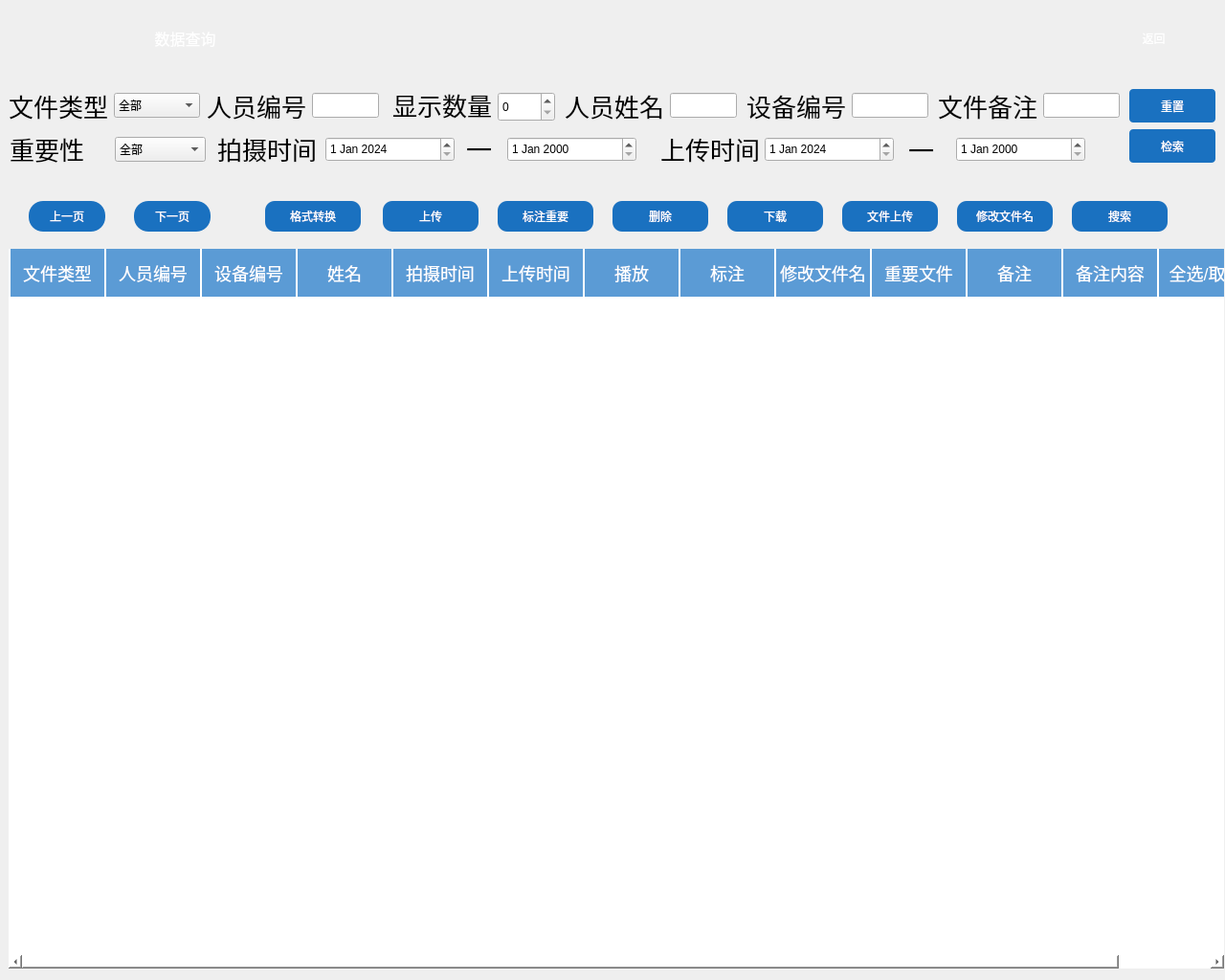
<?xml version="1.0" encoding="UTF-8"?>
<ui version="4.0">
 <class>SearchByType</class>
 <widget class="QDialog" name="SearchByType">
  <property name="geometry">
   <rect>
    <x>0</x>
    <y>0</y>
    <width>1280</width>
    <height>1024</height>
   </rect>
  </property>
  <property name="windowTitle">
   <string>Dialog</string>
  </property>
  <property name="styleSheet">
   <string notr="true">QDialog{
background-image: url(:/image/Dataquery8303.png);
}</string>
  </property>
  <widget class="QDateEdit" name="dateEditstart">
   <property name="geometry">
    <rect>
     <x>799</x>
     <y>143</y>
     <width>135</width>
     <height>26</height>
    </rect>
   </property>
   <property name="sizePolicy">
    <sizepolicy hsizetype="Preferred" vsizetype="Fixed">
     <horstretch>0</horstretch>
     <verstretch>0</verstretch>
    </sizepolicy>
   </property>
   <property name="dateTime">
    <datetime>
     <hour>0</hour>
     <minute>0</minute>
     <second>0</second>
     <year>2024</year>
     <month>1</month>
     <day>1</day>
    </datetime>
   </property>
  </widget>
  <widget class="QLabel" name="labelequipnumber">
   <property name="geometry">
    <rect>
     <x>780</x>
     <y>91</y>
     <width>104</width>
     <height>39</height>
    </rect>
   </property>
   <property name="styleSheet">
    <string notr="true">QLabel {
    font-size: 26px;
}</string>
   </property>
   <property name="text">
    <string>设备编号</string>
   </property>
  </widget>
  <widget class="QLabel" name="label_5">
   <property name="geometry">
    <rect>
     <x>949</x>
     <y>136</y>
     <width>27</width>
     <height>40</height>
    </rect>
   </property>
   <property name="styleSheet">
    <string notr="true">QLable{
font: 20pt &quot;Sans Serif&quot;;
}</string>
   </property>
   <property name="text">
    <string>&lt;html&gt;&lt;head/&gt;&lt;body&gt;&lt;p align=&quot;center&quot;&gt;&lt;span style=&quot; font-size:20pt;&quot;&gt;一&lt;/span&gt;&lt;/p&gt;&lt;/body&gt;&lt;/html&gt;</string>
   </property>
  </widget>
  <widget class="QComboBox" name="significancecomboBox">
   <property name="geometry">
    <rect>
     <x>120</x>
     <y>143</y>
     <width>95</width>
     <height>26</height>
    </rect>
   </property>
   <property name="minimumSize">
    <size>
     <width>0</width>
     <height>0</height>
    </size>
   </property>
   <property name="styleSheet">
    <string notr="true"/>
   </property>
   <item>
    <property name="text">
     <string>全部</string>
    </property>
   </item>
   <item>
    <property name="text">
     <string>标注不重要</string>
    </property>
   </item>
   <item>
    <property name="text">
     <string>标注重要</string>
    </property>
   </item>
  </widget>
  <widget class="QLabel" name="labelfiletype">
   <property name="geometry">
    <rect>
     <x>9</x>
     <y>91</y>
     <width>104</width>
     <height>39</height>
    </rect>
   </property>
   <property name="styleSheet">
    <string notr="true">QLabel {
    font-size: 26px;
}</string>
   </property>
   <property name="text">
    <string>文件类型</string>
   </property>
  </widget>
  <widget class="QDateEdit" name="dateEditend">
   <property name="geometry">
    <rect>
     <x>999</x>
     <y>143</y>
     <width>135</width>
     <height>26</height>
    </rect>
   </property>
   <property name="sizePolicy">
    <sizepolicy hsizetype="Preferred" vsizetype="Fixed">
     <horstretch>0</horstretch>
     <verstretch>0</verstretch>
    </sizepolicy>
   </property>
  </widget>
  <widget class="QPushButton" name="pushButtonsearch">
   <property name="geometry">
    <rect>
     <x>1120</x>
     <y>210</y>
     <width>100</width>
     <height>32</height>
    </rect>
   </property>
   <property name="styleSheet">
    <string notr="true">QPushButton{

    background-color:#1a71c0 ;
   border-radius:10px;
	font: 12pt &quot;Sans Serif&quot;;
	color: rgb(255, 255, 255);
}</string>
   </property>
   <property name="text">
    <string>搜索</string>
   </property>
  </widget>
  <widget class="QComboBox" name="filetypecomboBox">
   <property name="geometry">
    <rect>
     <x>119</x>
     <y>97</y>
     <width>90</width>
     <height>26</height>
    </rect>
   </property>
   <property name="minimumSize">
    <size>
     <width>0</width>
     <height>0</height>
    </size>
   </property>
   <property name="styleSheet">
    <string notr="true"/>
   </property>
   <item>
    <property name="text">
     <string>全部</string>
    </property>
   </item>
   <item>
    <property name="text">
     <string>视频</string>
    </property>
   </item>
   <item>
    <property name="text">
     <string>音频</string>
    </property>
   </item>
   <item>
    <property name="text">
     <string>图片</string>
    </property>
   </item>
   <item>
    <property name="text">
     <string>文本日志</string>
    </property>
   </item>
   <item>
    <property name="text">
     <string>其他</string>
    </property>
   </item>
  </widget>
  <widget class="QLabel" name="label_4">
   <property name="geometry">
    <rect>
     <x>690</x>
     <y>136</y>
     <width>104</width>
     <height>39</height>
    </rect>
   </property>
   <property name="styleSheet">
    <string notr="true">QLabel {
    font-size: 26px;
}</string>
   </property>
   <property name="text">
    <string>上传时间</string>
   </property>
  </widget>
  <widget class="QTableWidget" name="tableWidget">
   <property name="geometry">
    <rect>
     <x>9</x>
     <y>260</y>
     <width>1270</width>
     <height>752</height>
    </rect>
   </property>
   <property name="styleSheet">
    <string notr="true">QWidget{
	background: rgba(255, 255, 255, 1);
	border:none;
}
QHeaderView
{
    background:transparent;
	border:none;
}
QHeaderView::section
{
    font-size:18px;
    font-family:&quot;Microsoft YaHei&quot;;
    color:#FFFFFF;
    background:#5B9BD5;
    border:none;
    min-height:50px;
    max-height:50px;
    margin-left:1.5px;
    padding-left:0px;
}
QTableWidget{

	border:none;
}
QTableWidget::item {
      text-align: center;
    }
</string>
   </property>
   <column>
    <property name="text">
     <string>文件类型</string>
    </property>
   </column>
   <column>
    <property name="text">
     <string>人员编号</string>
    </property>
   </column>
   <column>
    <property name="text">
     <string>设备编号</string>
    </property>
   </column>
   <column>
    <property name="text">
     <string>姓名</string>
    </property>
   </column>
   <column>
    <property name="text">
     <string>拍摄时间</string>
    </property>
   </column>
   <column>
    <property name="text">
     <string>上传时间</string>
    </property>
   </column>
   <column>
    <property name="text">
     <string>播放</string>
    </property>
   </column>
   <column>
    <property name="text">
     <string>标注</string>
    </property>
   </column>
   <column>
    <property name="text">
     <string>修改文件名</string>
    </property>
   </column>
   <column>
    <property name="text">
     <string>重要文件</string>
    </property>
   </column>
   <column>
    <property name="text">
     <string>备注</string>
    </property>
    <property name="background">
     <color>
      <red>255</red>
      <green>255</green>
      <blue>255</blue>
     </color>
    </property>
   </column>
   <column>
    <property name="text">
     <string>备注内容</string>
    </property>
   </column>
   <column>
    <property name="text">
     <string>全选/取消</string>
    </property>
    <property name="background">
     <color>
      <red>255</red>
      <green>255</green>
      <blue>255</blue>
     </color>
    </property>
   </column>
  </widget>
  <widget class="QLineEdit" name="lineEditrem">
   <property name="geometry">
    <rect>
     <x>1090</x>
     <y>97</y>
     <width>80</width>
     <height>26</height>
    </rect>
   </property>
  </widget>
  <widget class="QLineEdit" name="lineEditpernum">
   <property name="geometry">
    <rect>
     <x>326</x>
     <y>97</y>
     <width>70</width>
     <height>26</height>
    </rect>
   </property>
  </widget>
  <widget class="QLineEdit" name="lineEditshebnum">
   <property name="geometry">
    <rect>
     <x>890</x>
     <y>97</y>
     <width>80</width>
     <height>26</height>
    </rect>
   </property>
  </widget>
  <widget class="QLabel" name="label_3">
   <property name="geometry">
    <rect>
     <x>980</x>
     <y>91</y>
     <width>104</width>
     <height>39</height>
    </rect>
   </property>
   <property name="styleSheet">
    <string notr="true">QLabel {
    font-size: 26px;
}</string>
   </property>
   <property name="text">
    <string>文件备注</string>
   </property>
  </widget>
  <widget class="QLabel" name="labelsignificance">
   <property name="geometry">
    <rect>
     <x>10</x>
     <y>136</y>
     <width>78</width>
     <height>39</height>
    </rect>
   </property>
   <property name="styleSheet">
    <string notr="true">QLabel {
    font-size: 26px;
}</string>
   </property>
   <property name="text">
    <string>重要性</string>
   </property>
  </widget>
  <widget class="QPushButton" name="pushButtonclear">
   <property name="geometry">
    <rect>
     <x>1180</x>
     <y>93</y>
     <width>90</width>
     <height>35</height>
    </rect>
   </property>
   <property name="styleSheet">
    <string notr="true">QPushButton{

    background-color:#1a71c0 ;
   border-radius:4px;
	font: 12pt &quot;Sans Serif&quot;;
	color: rgb(255, 255, 255);
}</string>
   </property>
   <property name="text">
    <string>重置</string>
   </property>
  </widget>
  <widget class="QPushButton" name="pushButtondelete">
   <property name="geometry">
    <rect>
     <x>640</x>
     <y>210</y>
     <width>100</width>
     <height>32</height>
    </rect>
   </property>
   <property name="styleSheet">
    <string notr="true">QPushButton{

    background-color:#1a71c0 ;
   border-radius:10px;
	font: 12pt &quot;Sans Serif&quot;;
	color: rgb(255, 255, 255);
}</string>
   </property>
   <property name="text">
    <string>删除</string>
   </property>
  </widget>
  <widget class="QLabel" name="labelpernumber">
   <property name="geometry">
    <rect>
     <x>216</x>
     <y>91</y>
     <width>104</width>
     <height>39</height>
    </rect>
   </property>
   <property name="styleSheet">
    <string notr="true">QLabel {
    font-size: 26px;
}</string>
   </property>
   <property name="text">
    <string>人员编号</string>
   </property>
  </widget>
  <widget class="QLineEdit" name="lineEditpername">
   <property name="geometry">
    <rect>
     <x>700</x>
     <y>97</y>
     <width>70</width>
     <height>26</height>
    </rect>
   </property>
  </widget>
  <widget class="QLabel" name="label">
   <property name="geometry">
    <rect>
     <x>133</x>
     <y>10</y>
     <width>121</width>
     <height>61</height>
    </rect>
   </property>
   <property name="styleSheet">
    <string notr="true">QLable{
color: rgb(255, 255, 255);
}</string>
   </property>
   <property name="text">
    <string>&lt;html&gt;&lt;head/&gt;&lt;body&gt;&lt;p align=&quot;center&quot;&gt;&lt;span style=&quot; font-size:12pt; color:#ffffff;&quot;&gt;数据查询&lt;/span&gt;&lt;/p&gt;&lt;/body&gt;&lt;/html&gt;</string>
   </property>
  </widget>
  <widget class="QPushButton" name="btn_Export">
   <property name="geometry">
    <rect>
     <x>760</x>
     <y>210</y>
     <width>100</width>
     <height>32</height>
    </rect>
   </property>
   <property name="styleSheet">
    <string notr="true">QPushButton{

    background-color:#1a71c0 ;
   border-radius:10px;
	font: 12pt &quot;Sans Serif&quot;;
	color: rgb(255, 255, 255);
}
QPushButton:pressed{
background-color:#329632;
 border-style: inset;
}</string>
   </property>
   <property name="text">
    <string>下载</string>
   </property>
  </widget>
  <widget class="QLabel" name="labelpername">
   <property name="geometry">
    <rect>
     <x>590</x>
     <y>91</y>
     <width>104</width>
     <height>39</height>
    </rect>
   </property>
   <property name="styleSheet">
    <string notr="true">QLabel {
    font-size: 26px;
}</string>
   </property>
   <property name="text">
    <string>人员姓名</string>
   </property>
  </widget>
  <widget class="QPushButton" name="pushButton_goback">
   <property name="geometry">
    <rect>
     <x>1145</x>
     <y>10</y>
     <width>121</width>
     <height>60</height>
    </rect>
   </property>
   <property name="styleSheet">
    <string notr="true">QPushButton{
font: 24pt &quot;Sans Serif&quot;;
border: none;
background-color: transparent;
	color: rgb(255, 255, 255);
}
</string>
   </property>
   <property name="text">
    <string>返回</string>
   </property>
  </widget>
  <widget class="QPushButton" name="pushButtonImportant">
   <property name="geometry">
    <rect>
     <x>520</x>
     <y>210</y>
     <width>100</width>
     <height>32</height>
    </rect>
   </property>
   <property name="styleSheet">
    <string notr="true">QPushButton{

    background-color:#1a71c0 ;
   border-radius:10px;
	font: 12pt &quot;Sans Serif&quot;;
	color: rgb(255, 255, 255);
}</string>
   </property>
   <property name="text">
    <string>标注重要</string>
   </property>
  </widget>
  <widget class="QPushButton" name="btn_upload">
   <property name="geometry">
    <rect>
     <x>400</x>
     <y>210</y>
     <width>100</width>
     <height>32</height>
    </rect>
   </property>
   <property name="styleSheet">
    <string notr="true">QPushButton{

    background-color:#1a71c0 ;
   border-radius:10px;
	font: 12pt &quot;Sans Serif&quot;;
	color: rgb(255, 255, 255);
}
QPushButton:pressed{
background-color:#329632;
 border-style: inset;
}</string>
   </property>
   <property name="text">
    <string>上传</string>
   </property>
  </widget>
  <widget class="QSpinBox" name="spinBoxNum">
   <property name="geometry">
    <rect>
     <x>520</x>
     <y>96</y>
     <width>60</width>
     <height>31</height>
    </rect>
   </property>
  </widget>
  <widget class="QLabel" name="labelNum">
   <property name="geometry">
    <rect>
     <x>410</x>
     <y>90</y>
     <width>111</width>
     <height>39</height>
    </rect>
   </property>
   <property name="styleSheet">
    <string notr="true">QLabel {
    font-size: 26px;
}</string>
   </property>
   <property name="text">
    <string>显示数量</string>
   </property>
  </widget>
  <widget class="QPushButton" name="pushButtonConvert">
   <property name="geometry">
    <rect>
     <x>277</x>
     <y>210</y>
     <width>100</width>
     <height>32</height>
    </rect>
   </property>
   <property name="styleSheet">
    <string notr="true">QPushButton{

	 background-color:#1a71c0 ;
     border-radius:10px;
	font: 12pt &quot;Sans Serif&quot;;
	color: rgb(255, 255, 255);
}
QPushButton:pressed{
background-color:#329632;
 border-style: inset;
}</string>
   </property>
   <property name="text">
    <string>格式转换</string>
   </property>
  </widget>
  <widget class="QPushButton" name="pushButton">
   <property name="geometry">
    <rect>
     <x>1180</x>
     <y>135</y>
     <width>90</width>
     <height>35</height>
    </rect>
   </property>
   <property name="styleSheet">
    <string notr="true">QPushButton{

    background-color:#1a71c0 ;
   border-radius:4px;
	font: 12pt &quot;Sans Serif&quot;;
	color: rgb(255, 255, 255);
}
QPushButton:pressed{
background-color:#329632;
 border-style: inset;
}</string>
   </property>
   <property name="text">
    <string>检索</string>
   </property>
  </widget>
  <widget class="QPushButton" name="pushButton_2">
   <property name="geometry">
    <rect>
     <x>1000</x>
     <y>210</y>
     <width>100</width>
     <height>32</height>
    </rect>
   </property>
   <property name="styleSheet">
    <string notr="true">QPushButton{
    background-color:#1a71c0 ;
   border-radius:10px;
	font: 12pt &quot;Sans Serif&quot;;
	color: rgb(255, 255, 255);
}</string>
   </property>
   <property name="text">
    <string>修改文件名</string>
   </property>
   <property name="autoExclusive">
    <bool>false</bool>
   </property>
  </widget>
  <widget class="QLabel" name="label_6">
   <property name="geometry">
    <rect>
     <x>227</x>
     <y>136</y>
     <width>104</width>
     <height>39</height>
    </rect>
   </property>
   <property name="styleSheet">
    <string notr="true">QLabel {
    font-size: 26px;
}</string>
   </property>
   <property name="text">
    <string>拍摄时间</string>
   </property>
  </widget>
  <widget class="QDateEdit" name="dateEditstart_create">
   <property name="geometry">
    <rect>
     <x>340</x>
     <y>143</y>
     <width>135</width>
     <height>26</height>
    </rect>
   </property>
   <property name="sizePolicy">
    <sizepolicy hsizetype="Preferred" vsizetype="Fixed">
     <horstretch>0</horstretch>
     <verstretch>0</verstretch>
    </sizepolicy>
   </property>
   <property name="dateTime">
    <datetime>
     <hour>0</hour>
     <minute>0</minute>
     <second>0</second>
     <year>2024</year>
     <month>1</month>
     <day>1</day>
    </datetime>
   </property>
  </widget>
  <widget class="QLabel" name="label_7">
   <property name="geometry">
    <rect>
     <x>487</x>
     <y>135</y>
     <width>27</width>
     <height>40</height>
    </rect>
   </property>
   <property name="styleSheet">
    <string notr="true">QLable{
font: 20pt &quot;Sans Serif&quot;;
}</string>
   </property>
   <property name="text">
    <string>&lt;html&gt;&lt;head/&gt;&lt;body&gt;&lt;p align=&quot;center&quot;&gt;&lt;span style=&quot; font-size:20pt;&quot;&gt;一&lt;/span&gt;&lt;/p&gt;&lt;/body&gt;&lt;/html&gt;</string>
   </property>
  </widget>
  <widget class="QDateEdit" name="dateEditend_create">
   <property name="geometry">
    <rect>
     <x>530</x>
     <y>143</y>
     <width>135</width>
     <height>26</height>
    </rect>
   </property>
   <property name="sizePolicy">
    <sizepolicy hsizetype="Preferred" vsizetype="Fixed">
     <horstretch>0</horstretch>
     <verstretch>0</verstretch>
    </sizepolicy>
   </property>
  </widget>
  <widget class="QPushButton" name="pushButton_priv">
   <property name="geometry">
    <rect>
     <x>30</x>
     <y>210</y>
     <width>80</width>
     <height>32</height>
    </rect>
   </property>
   <property name="styleSheet">
    <string notr="true">    background-color:#1a71c0 ;
   border-radius:15px;
	font: 12pt &quot;Sans Serif&quot;;
	color: rgb(255, 255, 255);</string>
   </property>
   <property name="text">
    <string>上一页</string>
   </property>
  </widget>
  <widget class="QPushButton" name="pushButton_next">
   <property name="geometry">
    <rect>
     <x>140</x>
     <y>210</y>
     <width>80</width>
     <height>32</height>
    </rect>
   </property>
   <property name="styleSheet">
    <string notr="true">    background-color:#1a71c0 ;
   border-radius:15px;
	font: 12pt &quot;Sans Serif&quot;;
	color: rgb(255, 255, 255);</string>
   </property>
   <property name="text">
    <string>下一页</string>
   </property>
  </widget>
  <widget class="QLabel" name="label_2">
   <property name="geometry">
    <rect>
     <x>850</x>
     <y>1060</y>
     <width>121</width>
     <height>21</height>
    </rect>
   </property>
   <property name="text">
    <string>TextLabel</string>
   </property>
  </widget>
  <widget class="QPushButton" name="pushButton_3">
   <property name="geometry">
    <rect>
     <x>880</x>
     <y>210</y>
     <width>100</width>
     <height>32</height>
    </rect>
   </property>
   <property name="styleSheet">
    <string notr="true">QPushButton{
    background-color:#1a71c0 ;
   border-radius:10px;
	font: 12pt &quot;Sans Serif&quot;;
	color: rgb(255, 255, 255);
}</string>
   </property>
   <property name="text">
    <string>文件上传</string>
   </property>
  </widget>
 </widget>
 <resources/>
 <connections/>
</ui>
